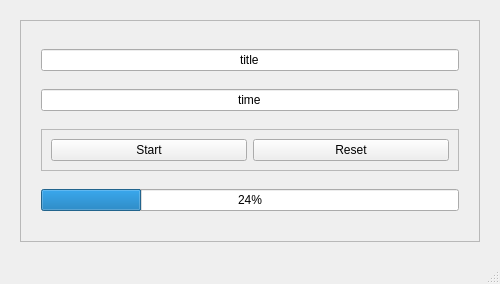
<?xml version="1.0" encoding="UTF-8"?>
<ui version="4.0">
 <class>TimerWindow</class>
 <widget class="QMainWindow" name="TimerWindow">
  <property name="geometry">
   <rect>
    <x>0</x>
    <y>0</y>
    <width>500</width>
    <height>284</height>
   </rect>
  </property>
  <property name="minimumSize">
   <size>
    <width>300</width>
    <height>250</height>
   </size>
  </property>
  <property name="maximumSize">
   <size>
    <width>2000</width>
    <height>1200</height>
   </size>
  </property>
  <property name="windowTitle">
   <string>Timer</string>
  </property>
  <property name="tabShape">
   <enum>QTabWidget::Rounded</enum>
  </property>
  <widget class="QWidget" name="centralwidget">
   <property name="enabled">
    <bool>true</bool>
   </property>
   <property name="sizePolicy">
    <sizepolicy hsizetype="Preferred" vsizetype="MinimumExpanding">
     <horstretch>0</horstretch>
     <verstretch>0</verstretch>
    </sizepolicy>
   </property>
   <layout class="QHBoxLayout" name="horizontalLayout">
    <property name="leftMargin">
     <number>20</number>
    </property>
    <property name="topMargin">
     <number>20</number>
    </property>
    <property name="rightMargin">
     <number>20</number>
    </property>
    <property name="bottomMargin">
     <number>20</number>
    </property>
    <item>
     <widget class="QFrame" name="frameControl">
      <property name="sizePolicy">
       <sizepolicy hsizetype="Preferred" vsizetype="MinimumExpanding">
        <horstretch>0</horstretch>
        <verstretch>0</verstretch>
       </sizepolicy>
      </property>
      <property name="minimumSize">
       <size>
        <width>250</width>
        <height>200</height>
       </size>
      </property>
      <property name="frameShape">
       <enum>QFrame::StyledPanel</enum>
      </property>
      <property name="frameShadow">
       <enum>QFrame::Raised</enum>
      </property>
      <layout class="QVBoxLayout" name="verticalLayout">
       <property name="spacing">
        <number>10</number>
       </property>
       <property name="leftMargin">
        <number>20</number>
       </property>
       <property name="topMargin">
        <number>20</number>
       </property>
       <property name="rightMargin">
        <number>20</number>
       </property>
       <property name="bottomMargin">
        <number>20</number>
       </property>
       <item>
        <widget class="QLineEdit" name="inputTitle">
         <property name="minimumSize">
          <size>
           <width>0</width>
           <height>20</height>
          </size>
         </property>
         <property name="focusPolicy">
          <enum>Qt::ClickFocus</enum>
         </property>
         <property name="text">
          <string>title</string>
         </property>
         <property name="alignment">
          <set>Qt::AlignCenter</set>
         </property>
        </widget>
       </item>
       <item>
        <widget class="QLineEdit" name="inputTime">
         <property name="minimumSize">
          <size>
           <width>0</width>
           <height>20</height>
          </size>
         </property>
         <property name="text">
          <string>time</string>
         </property>
         <property name="alignment">
          <set>Qt::AlignCenter</set>
         </property>
        </widget>
       </item>
       <item>
        <widget class="QFrame" name="frame">
         <property name="sizePolicy">
          <sizepolicy hsizetype="Minimum" vsizetype="Maximum">
           <horstretch>0</horstretch>
           <verstretch>0</verstretch>
          </sizepolicy>
         </property>
         <property name="minimumSize">
          <size>
           <width>0</width>
           <height>25</height>
          </size>
         </property>
         <property name="frameShape">
          <enum>QFrame::StyledPanel</enum>
         </property>
         <property name="frameShadow">
          <enum>QFrame::Raised</enum>
         </property>
         <layout class="QHBoxLayout" name="horizontalLayout_2">
          <item>
           <widget class="QPushButton" name="pushToggle">
            <property name="minimumSize">
             <size>
              <width>0</width>
              <height>20</height>
             </size>
            </property>
            <property name="text">
             <string>Start</string>
            </property>
           </widget>
          </item>
          <item>
           <widget class="QPushButton" name="pushReset">
            <property name="minimumSize">
             <size>
              <width>0</width>
              <height>20</height>
             </size>
            </property>
            <property name="text">
             <string>Reset</string>
            </property>
           </widget>
          </item>
         </layout>
        </widget>
       </item>
       <item>
        <widget class="QProgressBar" name="progressBar">
         <property name="minimumSize">
          <size>
           <width>0</width>
           <height>20</height>
          </size>
         </property>
         <property name="value">
          <number>24</number>
         </property>
        </widget>
       </item>
      </layout>
     </widget>
    </item>
   </layout>
  </widget>
  <widget class="QMenuBar" name="menubar">
   <property name="geometry">
    <rect>
     <x>0</x>
     <y>0</y>
     <width>500</width>
     <height>22</height>
    </rect>
   </property>
  </widget>
  <widget class="QStatusBar" name="statusbar"/>
 </widget>
 <resources/>
 <connections/>
</ui>
